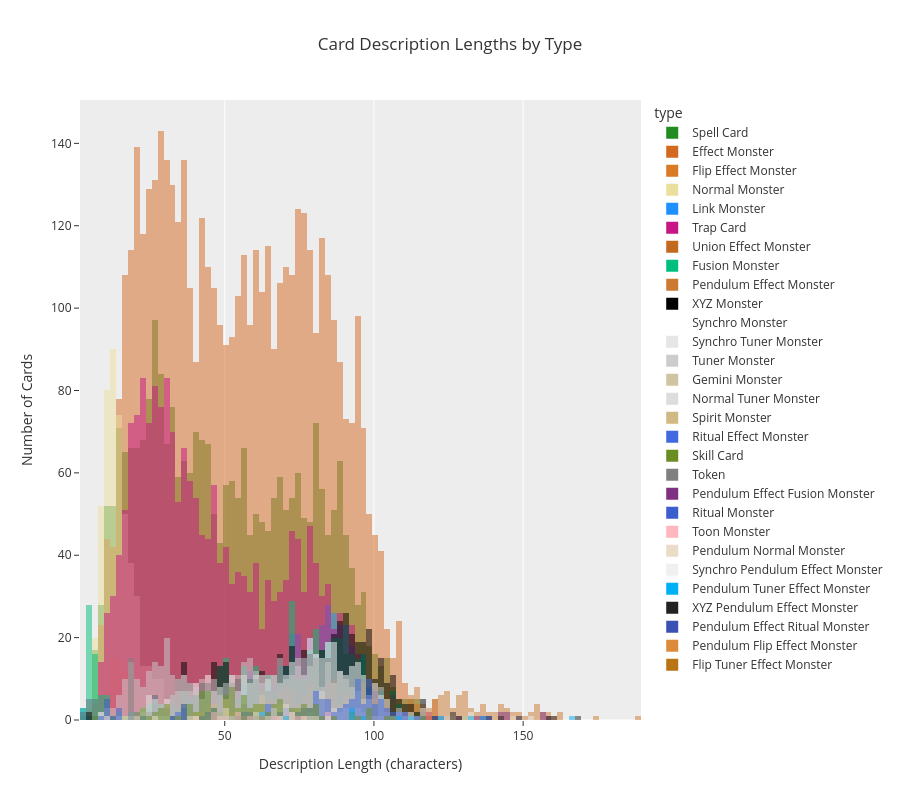

Notebook source saved alongside this figure:
### Code cell
# Plot histograms of desc_length for each type on top of each other with an opacity of 0.5
fig = px.histogram(
    data, 
    x='desc_length',
    color='type',
    color_discrete_map=FRAME_COLORS,
    title='Card Description Lengths by Type',
    height=800,
    template='ggplot2',
    opacity=0.5,
    barmode='overlay'
)
fig.update_yaxes(showgrid=False)
fig.update_layout(xaxis_title='Description Length (characters)', yaxis_title='Number of Cards')
fig.show()

### Figure 1 — Plotly figure (JSON) as saved in the notebook; plotly's stock layout.template omitted (floating-point values rounded to 4 significant figures; data arrays with more than 128 entries replaced by an {"elided": "..."} marker saying what was removed)
{"data": [{"bingroup": "x", "hovertemplate": "type=Spell Card<br>desc_length=%{x}<br>count=%{y}<extra></extra>", "legendgroup": "Spell Card", "marker": {"color": "#228B22", "opacity": 0.5, "pattern": {"shape": ""}}, "name": "Spell Card", "orientation": "v", "showlegend": true, "type": "histogram", "x": {"elided": "2688 int values"}, "xaxis": "x", "yaxis": "y"}, {"bingroup": "x", "hovertemplate": "type=Effect Monster<br>desc_length=%{x}<br>count=%{y}<extra></extra>", "legendgroup": "Effect Monster", "marker": {"color": "#D2691E", "opacity": 0.5, "pattern": {"shape": ""}}, "name": "Effect Monster", "orientation": "v", "showlegend": true, "type": "histogram", "x": {"elided": "4867 int values"}, "xaxis": "x", "yaxis": "y"}, {"bingroup": "x", "hovertemplate": "type=Flip Effect Monster<br>desc_length=%{x}<br>count=%{y}<extra></extra>", "legendgroup": "Flip Effect Monster", "marker": {"color": "#D97A25", "opacity": 0.5, "pattern": {"shape": ""}}, "name": "Flip Effect Monster", "orientation": "v", "showlegend": true, "type": "histogram", "x": {"elided": "189 int values"}, "xaxis": "x", "yaxis": "y"}, {"bingroup": "x", "hovertemplate": "type=Normal Monster<br>desc_length=%{x}<br>count=%{y}<extra></extra>", "legendgroup": "Normal Monster", "marker": {"color": "#EBDF9E", "opacity": 0.5, "pattern": {"shape": ""}}, "name": "Normal Monster", "orientation": "v", "showlegend": true, "type": "histogram", "x": {"elided": "504 int values"}, "xaxis": "x", "yaxis": "y"}, {"bingroup": "x", "hovertemplate": "type=Link Monster<br>desc_length=%{x}<br>count=%{y}<extra></extra>", "legendgroup": "Link Monster", "marker": {"color": "#1E90FF", "opacity": 0.5, "pattern": {"shape": ""}}, "name": "Link Monster", "orientation": "v", "showlegend": true, "type": "histogram", "x": {"elided": "430 int values"}, "xaxis": "x", "yaxis": "y"}, {"bingroup": "x", "hovertemplate": "type=Trap Card<br>desc_length=%{x}<br>count=%{y}<extra></extra>", "legendgroup": "Trap Card", "marker": {"color": "#C71585", "opacity": 0.5, "pattern": {"shape": ""}}, "name": "Trap Card", "orientation": "v", "showlegend": true, "type": "histogram", "x": {"elided": "1983 int values"}, "xaxis": "x", "yaxis": "y"}, {"bingroup": "x", "hovertemplate": "type=Union Effect Monster<br>desc_length=%{x}<br>count=%{y}<extra></extra>", "legendgroup": "Union Effect Monster", "marker": {"color": "#C2691E", "opacity": 0.5, "pattern": {"shape": ""}}, "name": "Union Effect Monster", "orientation": "v", "showlegend": true, "type": "histogram", "x": [84, 76, 96, 80, 100, 93, 78, 100, 65, 75, 100, 74, 52, 109, 116, 65, 63, 67, 105, 74, 71, 117, 73, 90, 82, 78, 91, 76, 88, 102, 67, 81, 87, 52, 52, 87, 55, 85, 83], "xaxis": "x", "yaxis": "y"}, {"bingroup": "x", "hovertemplate": "type=Fusion Monster<br>desc_length=%{x}<br>count=%{y}<extra></extra>", "legendgroup": "Fusion Monster", "marker": {"color": "#00BF7D", "opacity": 0.5, "pattern": {"shape": ""}}, "name": "Fusion Monster", "orientation": "v", "showlegend": true, "type": "histogram", "x": {"elided": "510 int values"}, "xaxis": "x", "yaxis": "y"}, {"bingroup": "x", "hovertemplate": "type=Pendulum Effect Monster<br>desc_length=%{x}<br>count=%{y}<extra></extra>", "legendgroup": "Pendulum Effect Monster", "marker": {"color": "#CC7A32", "opacity": 0.5, "pattern": {"shape": ""}}, "name": "Pendulum Effect Monster", "orientation": "v", "showlegend": true, "type": "histogram", "x": {"elided": "276 int values"}, "xaxis": "x", "yaxis": "y"}, {"bingroup": "x", "hovertemplate": "type=XYZ Monster<br>desc_length=%{x}<br>count=%{y}<extra></extra>", "legendgroup": "XYZ Monster", "marker": {"color": "#000000", "opacity": 0.5, "pattern": {"shape": ""}}, "name": "XYZ Monster", "orientation": "v", "showlegend": true, "type": "histogram", "x": {"elided": "557 int values"}, "xaxis": "x", "yaxis": "y"}, {"bingroup": "x", "hovertemplate": "type=Synchro Monster<br>desc_length=%{x}<br>count=%{y}<extra></extra>", "legendgroup": "Synchro Monster", "marker": {"color": "#FFFFFF", "opacity": 0.5, "pattern": {"shape": ""}}, "name": "Synchro Monster", "orientation": "v", "showlegend": true, "type": "histogram", "x": {"elided": "436 int values"}, "xaxis": "x", "yaxis": "y"}, {"bingroup": "x", "hovertemplate": "type=Synchro Tuner Monster<br>desc_length=%{x}<br>count=%{y}<extra></extra>", "legendgroup": "Synchro Tuner Monster", "marker": {"color": "#E6E6E6", "opacity": 0.5, "pattern": {"shape": ""}}, "name": "Synchro Tuner Monster", "orientation": "v", "showlegend": true, "type": "histogram", "x": [82, 82, 95, 70, 99, 91, 53, 65, 102, 90, 96, 94, 81, 54, 86, 67, 79, 82, 86, 41, 90, 72, 58, 85, 83, 95, 83, 97, 45, 88, 73, 62, 62, 71, 26, 78, 92, 82, 106, 87, 51, 88, 83, 57, 37, 100, 75, 71], "xaxis": "x", "yaxis": "y"}, {"bingroup": "x", "hovertemplate": "type=Tuner Monster<br>desc_length=%{x}<br>count=%{y}<extra></extra>", "legendgroup": "Tuner Monster", "marker": {"color": "#CCCCCC", "opacity": 0.5, "pattern": {"shape": ""}}, "name": "Tuner Monster", "orientation": "v", "showlegend": true, "type": "histogram", "x": {"elided": "481 int values"}, "xaxis": "x", "yaxis": "y"}, {"bingroup": "x", "hovertemplate": "type=Gemini Monster<br>desc_length=%{x}<br>count=%{y}<extra></extra>", "legendgroup": "Gemini Monster", "marker": {"color": "#D0C5A2", "opacity": 0.5, "pattern": {"shape": ""}}, "name": "Gemini Monster", "orientation": "v", "showlegend": true, "type": "histogram", "x": [95, 61, 63, 76, 83, 75, 91, 53, 84, 90, 67, 51, 75, 68, 54, 63, 83, 63, 69, 67, 68, 73, 82, 94, 60, 51, 54, 63, 68, 76, 62, 54, 76, 61, 60, 56, 87, 101, 75, 83, 62, 85, 67, 82, 51], "xaxis": "x", "yaxis": "y"}, {"bingroup": "x", "hovertemplate": "type=Normal Tuner Monster<br>desc_length=%{x}<br>count=%{y}<extra></extra>", "legendgroup": "Normal Tuner Monster", "marker": {"color": "#DDDDDD", "opacity": 0.5, "pattern": {"shape": ""}}, "name": "Normal Tuner Monster", "orientation": "v", "showlegend": true, "type": "histogram", "x": [41, 23, 55, 17, 26, 22, 14, 30, 23, 28], "xaxis": "x", "yaxis": "y"}, {"bingroup": "x", "hovertemplate": "type=Spirit Monster<br>desc_length=%{x}<br>count=%{y}<extra></extra>", "legendgroup": "Spirit Monster", "marker": {"color": "#D0B983", "opacity": 0.5, "pattern": {"shape": ""}}, "name": "Spirit Monster", "orientation": "v", "showlegend": true, "type": "histogram", "x": [36, 68, 47, 35, 41, 41, 52, 59, 51, 47, 51, 97, 64, 51, 101, 37, 52, 80, 59, 86, 76, 69, 81, 47, 71, 55, 80, 51, 71, 45, 42, 50, 113, 48, 46, 63, 42, 76], "xaxis": "x", "yaxis": "y"}, {"bingroup": "x", "hovertemplate": "type=Ritual Effect Monster<br>desc_length=%{x}<br>count=%{y}<extra></extra>", "legendgroup": "Ritual Effect Monster", "marker": {"color": "#4169E1", "opacity": 0.5, "pattern": {"shape": ""}}, "name": "Ritual Effect Monster", "orientation": "v", "showlegend": true, "type": "histogram", "x": [98, 94, 68, 101, 106, 81, 101, 90, 93, 98, 89, 45, 91, 80, 117, 84, 92, 96, 76, 48, 56, 75, 46, 108, 82, 110, 99, 80, 57, 80, 23, 99, 82, 64, 103, 102, 101, 88, 35, 37, 43, 32, 84, 35, 53, 105, 99, 51, 55, 46, 48, 70, 97, 95, 73, 66, 79, 75, 58, 76, 63, 68, 36, 65, 81, 105, 115, 107, 103, 80, 83, 102, 82, 86, 65, 95, 98, 97, 80, 87, 83, 93, 94, 99, 94, 67, 94, 64, 94, 61, 44, 71, 58, 94, 92, 85, 71, 73, 46, 90, 88, 85, 36, 91, 101, 99, 84, 62, 67, 93, 99, 94, 102, 110, 108, 94, 78, 79, 77, 104, 98, 96], "xaxis": "x", "yaxis": "y"}, {"bingroup": "x", "hovertemplate": "type=Skill Card<br>desc_length=%{x}<br>count=%{y}<extra></extra>", "legendgroup": "Skill Card", "marker": {"color": "#6B8E23", "opacity": 0.5, "pattern": {"shape": ""}}, "name": "Skill Card", "orientation": "v", "showlegend": true, "type": "histogram", "x": [76, 95, 59, 52, 44, 23, 32, 69, 41, 99, 120, 63, 25, 73, 74, 117, 36, 22, 77, 28, 67, 68, 59, 74, 43, 63, 36, 51, 22, 49, 6, 61, 68, 56, 57, 68, 46, 43, 63, 52, 16, 81, 66, 55, 31, 52, 55, 56, 87, 66, 107, 81, 45, 50, 61, 50, 65, 45, 72, 27, 45, 51, 37, 93, 39, 52, 46, 27, 65, 78, 83, 52, 56, 45, 44, 51, 75, 31, 77, 20, 53, 31, 79, 39, 13, 28, 68, 39, 60, 66, 39, 36, 104, 43, 52, 44, 20, 57, 42, 73, 80, 80, 51, 29, 40, 59, 99, 43, 76, 57, 93, 34, 31, 53, 70, 99, 62, 47, 61, 48, 54, 43, 42, 79], "xaxis": "x", "yaxis": "y"}, {"bingroup": "x", "hovertemplate": "type=Token<br>desc_length=%{x}<br>count=%{y}<extra></extra>", "legendgroup": "Token", "marker": {"color": "#808080", "opacity": 0.5, "pattern": {"shape": ""}}, "name": "Token", "orientation": "v", "showlegend": true, "type": "histogram", "x": [19, 19, 18, 19, 18, 18, 18, 20, 18, 18, 19, 18, 20, 18, 19, 18, 19], "xaxis": "x", "yaxis": "y"}, {"bingroup": "x", "hovertemplate": "type=Pendulum Effect Fusion Monster<br>desc_length=%{x}<br>count=%{y}<extra></extra>", "legendgroup": "Pendulum Effect Fusion Monster", "marker": {"color": "#803080", "opacity": 0.5, "pattern": {"shape": ""}}, "name": "Pendulum Effect Fusion Monster", "orientation": "v", "showlegend": true, "type": "histogram", "x": [145, 135, 156, 159, 156, 128, 122, 66, 148, 142, 142, 144], "xaxis": "x", "yaxis": "y"}, {"bingroup": "x", "hovertemplate": "type=Ritual Monster<br>desc_length=%{x}<br>count=%{y}<extra></extra>", "legendgroup": "Ritual Monster", "marker": {"color": "#3A5FCD", "opacity": 0.5, "pattern": {"shape": ""}}, "name": "Ritual Monster", "orientation": "v", "showlegend": true, "type": "histogram", "x": [10, 10, 36, 37, 10, 10, 15, 33, 15, 10, 36, 36, 9, 12, 14], "xaxis": "x", "yaxis": "y"}, {"bingroup": "x", "hovertemplate": "type=Toon Monster<br>desc_length=%{x}<br>count=%{y}<extra></extra>", "legendgroup": "Toon Monster", "marker": {"color": "#FFB6C1", "opacity": 0.5, "pattern": {"shape": ""}}, "name": "Toon Monster", "orientation": "v", "showlegend": true, "type": "histogram", "x": [76, 85, 47, 59, 54, 74, 41, 50, 46, 69, 72, 54, 71, 66, 49, 72, 85], "xaxis": "x", "yaxis": "y"}, {"bingroup": "x", "hovertemplate": "type=Pendulum Normal Monster<br>desc_length=%{x}<br>count=%{y}<extra></extra>", "legendgroup": "Pendulum Normal Monster", "marker": {"color": "#E9DCC9", "opacity": 0.5, "pattern": {"shape": ""}}, "name": "Pendulum Normal Monster", "orientation": "v", "showlegend": true, "type": "histogram", "x": [113, 56, 27, 77, 80, 66, 16, 11, 62, 38, 73, 70, 67, 70, 70, 61, 72, 78, 48, 20, 68, 49, 52, 51, 50, 41, 67, 130, 84, 63, 64, 70, 61, 147, 50], "xaxis": "x", "yaxis": "y"}, {"bingroup": "x", "hovertemplate": "type=Synchro Pendulum Effect Monster<br>desc_length=%{x}<br>count=%{y}<extra></extra>", "legendgroup": "Synchro Pendulum Effect Monster", "marker": {"color": "#F0F0F0", "opacity": 0.5, "pattern": {"shape": ""}}, "name": "Synchro Pendulum Effect Monster", "orientation": "v", "showlegend": true, "type": "histogram", "x": [132, 139, 153, 133, 149, 123, 126, 136], "xaxis": "x", "yaxis": "y"}, {"bingroup": "x", "hovertemplate": "type=Pendulum Tuner Effect Monster<br>desc_length=%{x}<br>count=%{y}<extra></extra>", "legendgroup": "Pendulum Tuner Effect Monster", "marker": {"color": "#00B0F6", "opacity": 0.5, "pattern": {"shape": ""}}, "name": "Pendulum Tuner Effect Monster", "orientation": "v", "showlegend": true, "type": "histogram", "x": [71, 113, 62, 108, 62, 93, 97, 133, 92, 123, 137, 167, 93, 56], "xaxis": "x", "yaxis": "y"}, {"bingroup": "x", "hovertemplate": "type=XYZ Pendulum Effect Monster<br>desc_length=%{x}<br>count=%{y}<extra></extra>", "legendgroup": "XYZ Pendulum Effect Monster", "marker": {"color": "#222222", "opacity": 0.5, "pattern": {"shape": ""}}, "name": "XYZ Pendulum Effect Monster", "orientation": "v", "showlegend": true, "type": "histogram", "x": [169, 129, 126, 126, 121, 158, 139, 149, 160, 143], "xaxis": "x", "yaxis": "y"}, {"bingroup": "x", "hovertemplate": "type=Pendulum Effect Ritual Monster<br>desc_length=%{x}<br>count=%{y}<extra></extra>", "legendgroup": "Pendulum Effect Ritual Monster", "marker": {"color": "#3C50B4", "opacity": 0.5, "pattern": {"shape": ""}}, "name": "Pendulum Effect Ritual Monster", "orientation": "v", "showlegend": true, "type": "histogram", "x": [120, 136, 138], "xaxis": "x", "yaxis": "y"}, {"bingroup": "x", "hovertemplate": "type=Pendulum Flip Effect Monster<br>desc_length=%{x}<br>count=%{y}<extra></extra>", "legendgroup": "Pendulum Flip Effect Monster", "marker": {"color": "#DB8B3A", "opacity": 0.5, "pattern": {"shape": ""}}, "name": "Pendulum Flip Effect Monster", "orientation": "v", "showlegend": true, "type": "histogram", "x": [62], "xaxis": "x", "yaxis": "y"}, {"bingroup": "x", "hovertemplate": "type=Flip Tuner Effect Monster<br>desc_length=%{x}<br>count=%{y}<extra></extra>", "legendgroup": "Flip Tuner Effect Monster", "marker": {"color": "#B97416", "opacity": 0.5, "pattern": {"shape": ""}}, "name": "Flip Tuner Effect Monster", "orientation": "v", "showlegend": true, "type": "histogram", "x": [56], "xaxis": "x", "yaxis": "y"}], "layout": {"barmode": "overlay", "height": 800, "legend": {"title": {"text": "type"}, "tracegroupgap": 0}, "title": {"text": "Card Description Lengths by Type"}, "xaxis": {"anchor": "y", "domain": [0, 1], "title": {"text": "Description Length (characters)"}}, "yaxis": {"anchor": "x", "domain": [0, 1], "showgrid": false, "title": {"text": "Number of Cards"}}}}
